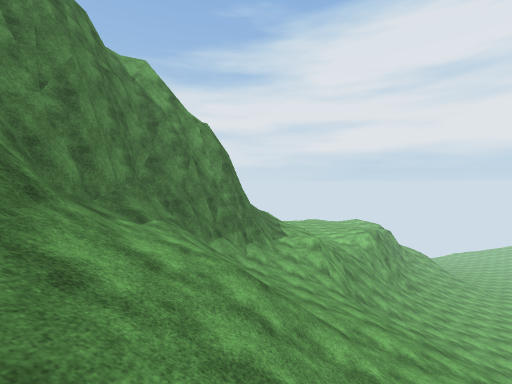
[1] (above)

12 first-person views from a walk through a 3-D level made in the Unity game engine. The camera is 1.5 m above the floor, tilts 2° down and sees 90° across. The floor is counted in squares, 2 m on a side. Each view is taken from the middle of a square. On the plan, view 1 faces up. The plan holds only what a view shows up to about 9 squares ahead; the rest is blank. The place goes on beyond the plan. Some trees and plants on the terrain are drawn as simple stand-ins. The player is left out. Surface patterns are stand-ins for the level's own textures.

[2]
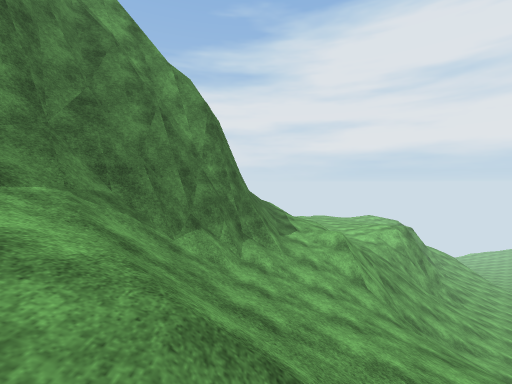

[3]
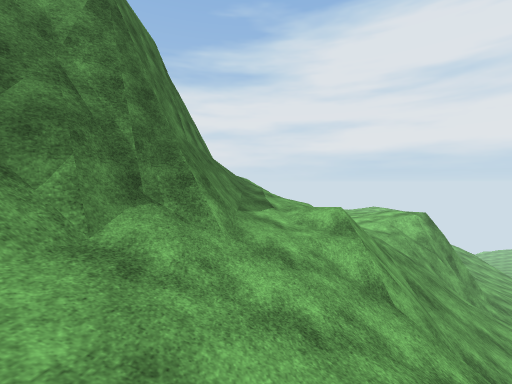

[4]
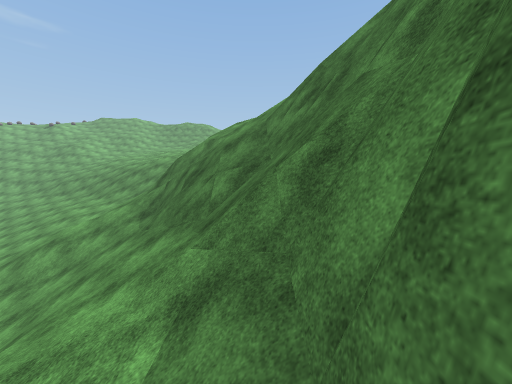

[5]
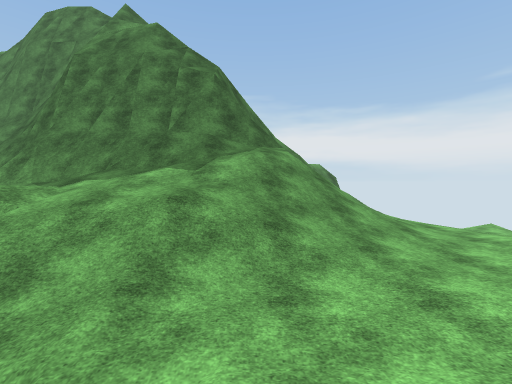

[6]
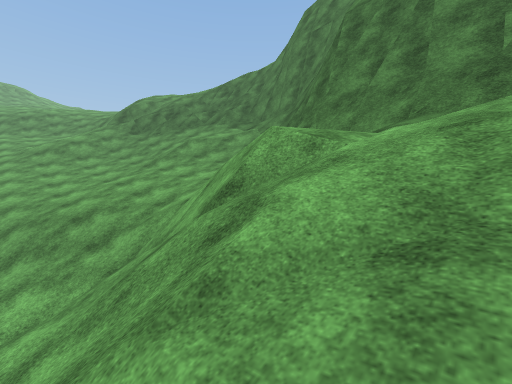

[7]
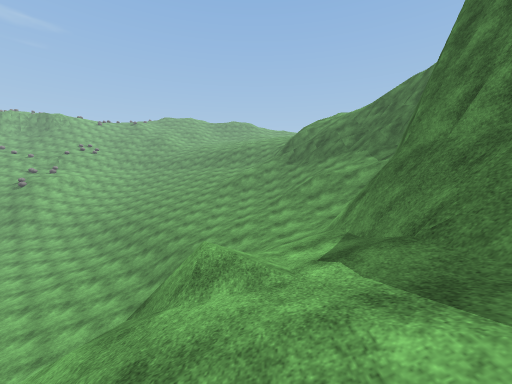

[8]
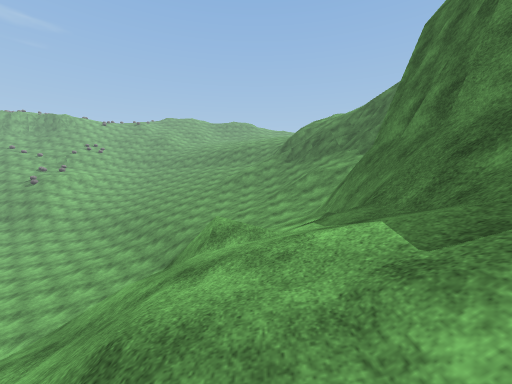

[9]
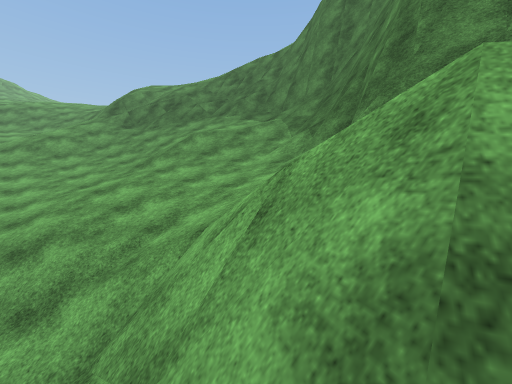

[10]
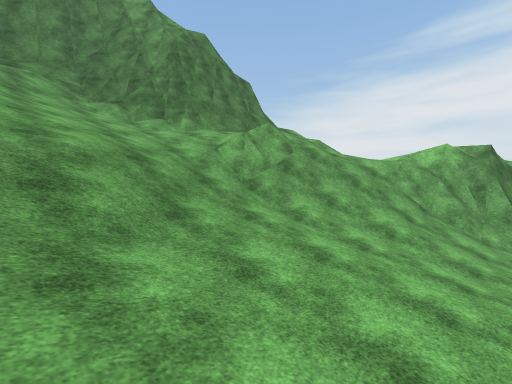

[11]
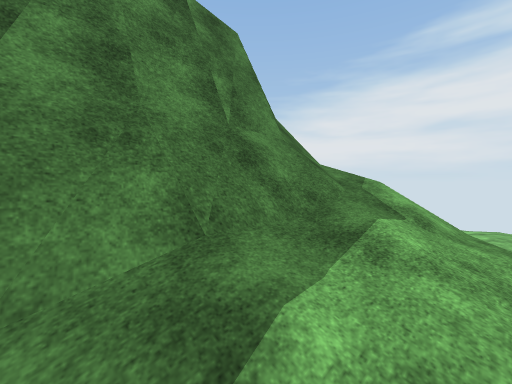

[12]
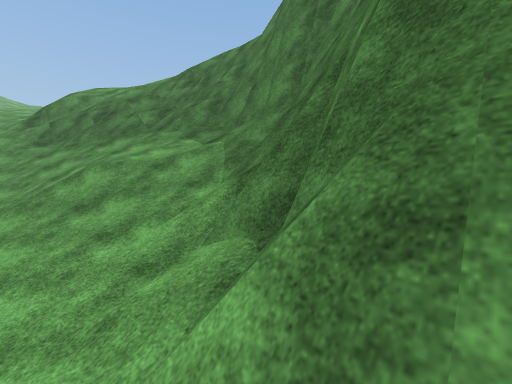

### Floor plan
Key: @ floor where view 1 was taken; # wall or solid block; . main floor; : floor 1.5 m higher than the main floor; - floor 1.75 m lower than the main floor; _ floor 3.25 m lower than the main floor; < floor 4.75 m lower than the main floor; / step, stairs or slope; = window, fence, low wall or low ledge; v drop or lower ground.
Columns run from 5 left of view 1 to 11 right of it. Each row starts with its distance up from view 1.
 22       ..
 21       ..
 20     --..
 19     ....
 18      //..
 17      ///..
 16     /////..
 15   #/=////..//
 14   v##//:///###
 13    v#//////##/
 12    v##////////
 11   /v##////////
 10  vvv##//#////<
  9 vvvv##/////<</<
  8 vv###////////<<
  7 v###////////</</
  6 v#///////////<//<
  5 v#///////////_/<<
  4 v##////////
  3 v#=////////
  2 v#==///////
  1  #/==//////
  0  //v#@////
 -1   //==////
 -2   /===////
 -3    //#//

Where each view was taken, in squares from view 1:
view 1: 0 up, 0 right, facing up
view 2: 3 up, 0 right, facing up
view 3: 6 up, 1 right, facing up
view 4: 6 up, 3 left, facing down
view 5: 15 up, 6 right, facing left
view 6: 13 up, 5 right, facing down-left
view 7: 14 up, 2 right, facing down
view 8: 15 up, 2 right, facing down
view 9: 11 up, 4 right, facing down-left
view 10: 5 up, 8 right, facing up-left
view 11: 11 up, 2 right, facing up-left
view 12: 10 up, 1 right, facing down-left
